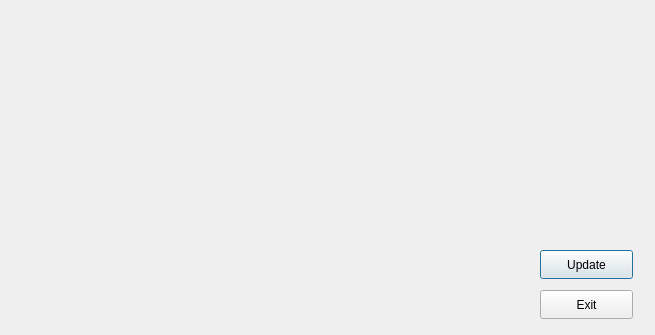
<?xml version="1.0" encoding="UTF-8"?>
<ui version="4.0">
 <class>Dialog</class>
 <widget class="QDialog" name="Dialog">
  <property name="geometry">
   <rect>
    <x>0</x>
    <y>0</y>
    <width>655</width>
    <height>335</height>
   </rect>
  </property>
  <property name="windowTitle">
   <string>Dialog</string>
  </property>
  <widget class="QPushButton" name="updateButton">
   <property name="geometry">
    <rect>
     <x>540</x>
     <y>250</y>
     <width>93</width>
     <height>29</height>
    </rect>
   </property>
   <property name="text">
    <string>Update</string>
   </property>
   <attribute name="buttonGroup">
    <string notr="true">buttonGroup</string>
   </attribute>
  </widget>
  <widget class="QPushButton" name="exitButton">
   <property name="geometry">
    <rect>
     <x>540</x>
     <y>290</y>
     <width>93</width>
     <height>29</height>
    </rect>
   </property>
   <property name="text">
    <string>Exit</string>
   </property>
   <attribute name="buttonGroup">
    <string notr="true">buttonGroup</string>
   </attribute>
  </widget>
 </widget>
 <resources/>
 <connections/>
 <buttongroups>
  <buttongroup name="buttonGroup"/>
 </buttongroups>
</ui>
